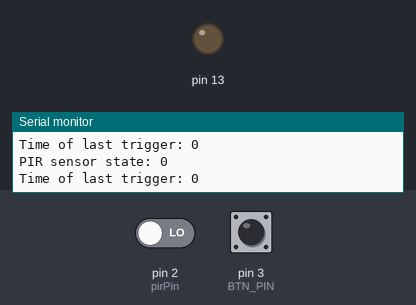
The sketch below on a simulated Arduino Uno, built with avr-gcc and run on an emulated ATmega328P. Parts: output pins drawn as LEDs (lit = HIGH), the last lines printed to the serial monitor. Inputs (shaded band) come from the test bench; at power-on: pin 3 (BTN_PIN) LOW, pin 2 (pirPin) LOW.

Above: at 1.2 s.
1.3 s: pin 3 (BTN_PIN) pulled HIGH for 0.15 s
At 1.37 s:
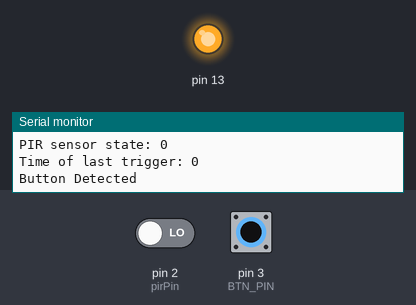
2.9 s: pin 3 (BTN_PIN) pulled HIGH for 3.2 s
At 7.3 s:
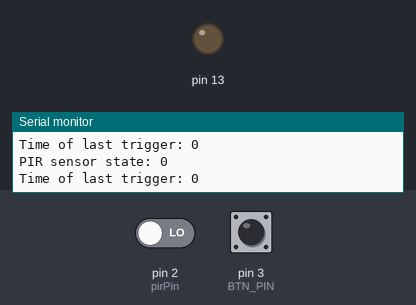
7.6 s: pin 2 (pirPin) driven HIGH
At 8.6 s:
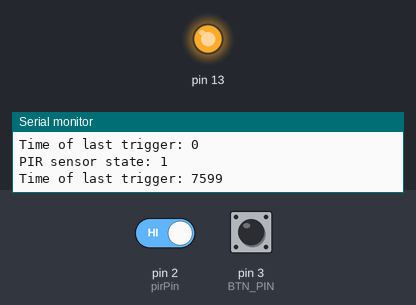
Timing chart, 0 to 10.6 s (numbered marks = the images above; inputs shaded):
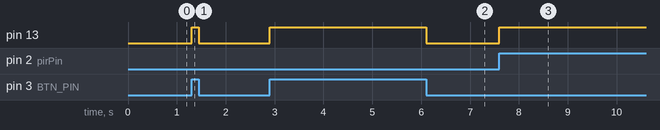

Measured:
- after the input at 1.3 s, pin 13: LOW → HIGH at once, → LOW 0.15 s later
- after the input at 2.9 s, pin 13: LOW → HIGH at once, → LOW 3.2 s later
- after the input at 7.6 s, pin 13: LOW → HIGH at once

The sketch:

DoubleInterrupt.ino
```cpp
const int pirPin = 2;    // PIR sensor pin
const uint8_t BTN_PIN = 3; //button  pin

// Set the button previous state to low
uint8_t buttonPrevState = LOW;


volatile boolean pirState = false;    // PIR sensor state (motion detected or not)
volatile unsigned long pirTime = 0;   // Time of last PIR sensor trigger

void setup() {
  pinMode(13, OUTPUT);
  pinMode(pirPin, INPUT);   // Set PIR sensor pin as input
  pinMode(BTN_PIN , INPUT);
  attachInterrupt(digitalPinToInterrupt(pirPin), motionDetected, CHANGE);   // Attach interrupt on changing edge of PIR sensor output
  attachInterrupt(digitalPinToInterrupt(BTN_PIN), buttonDetected, CHANGE);   // Attach interrupt on changing edge of PIR sensor output
  Serial.begin(9600);    // Start serial communication for debugging
}

void loop() {
  // Print PIR sensor state and time of last trigger
  Serial.print("PIR sensor state: ");
  Serial.println(pirState);
  Serial.print("Time of last trigger: ");
  Serial.println(pirTime);

  delay(1000);   // Wait 1 second before printing again
}

void motionDetected() {
  // Set PIR sensor state to true and record time of trigger
  if (pirState)
  {
    pirState = false;
    digitalWrite(13, LOW);
  }
  else
  {
  	pirState = true;
    digitalWrite(13, HIGH);
  }

  pirTime = millis();
}

void buttonDetected()
{
  if (buttonPrevState)
  {
    buttonPrevState = false;
    digitalWrite(13, LOW);
  }
  else
  {
  	buttonPrevState = true;
    digitalWrite(13, HIGH);
    Serial.println("Button Detected");
  }
}
```
